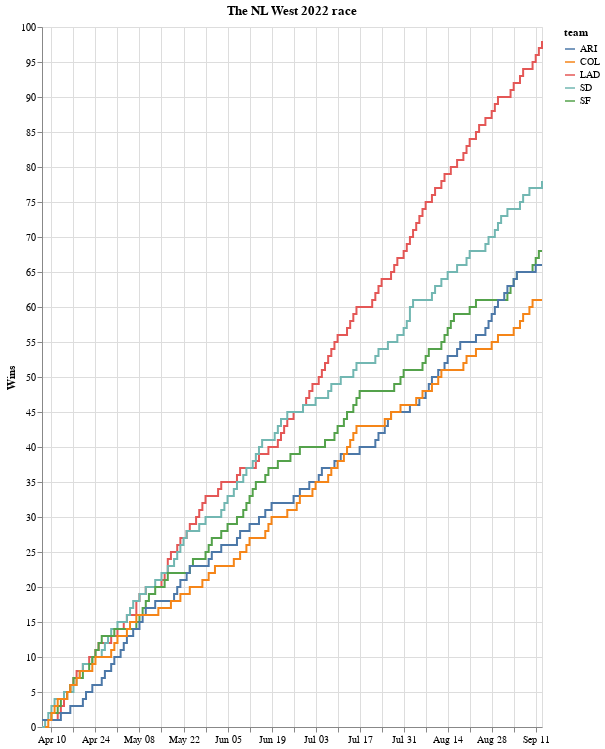

Notebook source saved alongside this figure:
### Markdown cell above
## Sketch

### Code cell
alt.Chart(df).mark_line(interpolate='step-after').encode(
    x=alt.X("date:T", title=None),
    y=alt.Y("cumulative:Q", title="Wins"),
    color=alt.Color("team:N")
).properties(width=500, height=700, title="The NL West 2022 race")

### Figure 1 — Vega-Lite specification as saved in the notebook (floating-point values rounded to 4 significant figures; data arrays with more than 128 entries replaced by an {"elided": "..."} marker saying what was removed)
{"config": {"view": {"continuousWidth": 400, "continuousHeight": 300}}, "data": {"name": "data-0cf05df365e86e2a05063e1c5c3a4305"}, "mark": {"type": "line", "interpolate": "step-after"}, "encoding": {"color": {"field": "team", "type": "nominal"}, "x": {"field": "date", "title": null, "type": "temporal"}, "y": {"field": "cumulative", "title": "Wins", "type": "quantitative"}}, "height": 700, "title": "The NL West 2022 race", "width": 500, "$schema": "https://vega.github.io/schema/vega-lite/v4.17.0.json", "datasets": {"data-0cf05df365e86e2a05063e1c5c3a4305": {"elided": "708 records"}}}
